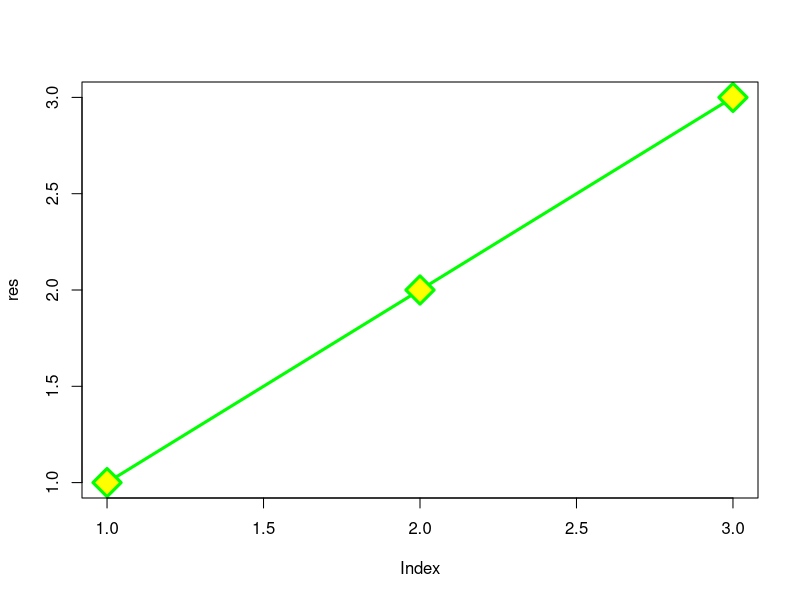

Here is the R script that generated this plot:
options(device="windows")
# dev.list()
res <- c(1, 2, 3)
plot(x=res, fg = "black", col="green", cex=3, pch=23, bg="yellow", type="b", lwd=3)

# рисуем вертикальные линии от 1 до 30 зеленым цветом
# рисуем горизонтальные линии синим цветом
# abline(v = seq(1,30,1), h = seq(-5,21,1), col = "blue", lty=3, lwd=0.5)

# ?plot.default

x2 <- seq(-2,25,length.out = 37)
y2 <- 2+x2/3*sin(x2^0.9)
# points(y=y2, x=x2, pch=17, col="forestgreen", type="b", lwd=2, cex=1.5)
# ?legend
# colors()
